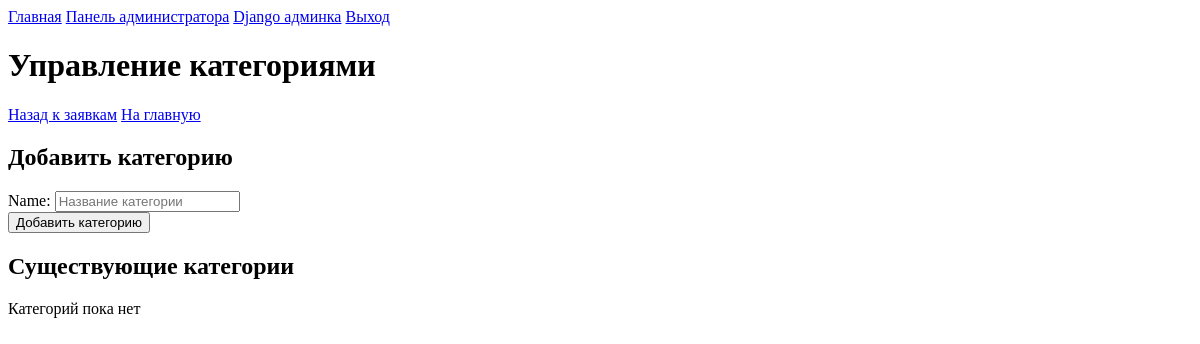
The page /catalog/admin/categories/ (signed in) on the database as committed earlier.
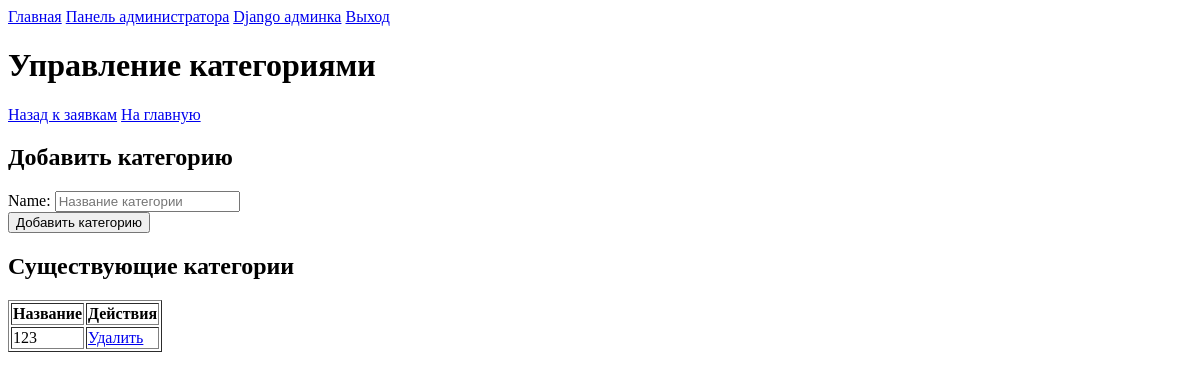
The same page on the database as committed later.
### design_app/models.py (models this page shows, shortened)
class Category(models.Model):
    name = models.CharField(max_length=100, unique=True)

### design_app/views.py (the view)
    def wrapper(request, *args, **kwargs):
        if not request.user.is_authenticated or not request.user.is_superuser:
            messages.error(request, 'Доступ запрещен')
            return redirect('index')
        return function(request, *args, **kwargs)

### design_app/forms.py
class CategoryForm(forms.ModelForm):
    class Meta:
        model = Category
        fields = ['name']
        widgets = {
            'name': forms.TextInput(attrs={'class': 'form-input', 'placeholder': 'Название категории'}),
        }

### design_app/views.py (called while the page is built)
def admin_required(function):
    def wrapper(request, *args, **kwargs):
        if not request.user.is_authenticated or not request.user.is_superuser:
            messages.error(request, 'Доступ запрещен')
            return redirect('index')
        return function(request, *args, **kwargs)
    return wrapper

@login_required
@admin_required
def manage_categories(request):
    categories = Category.objects.all().order_by('name')
    if request.method == 'POST':
        form = CategoryForm(request.POST)
        if form.is_valid():
            form.save()
            messages.success(request, 'Категория успешно создана')
            return redirect('manage_categories')
    else:
        form = CategoryForm()
    context = {
        'categories': categories,
        'form': form,
    }
    return render(request, 'admin/categories.html', context)

### templates/admin/categories.html (shortened to what this page needs)
{% extends 'base.html' %}
{% block content %}
<h1>Управление категориями</h1>
<nav>
    <a href="{% url 'admin_dashboard' %}">Назад к заявкам</a>
    <a href="{% url 'index' %}">На главную</a>
</nav>
<h2>Добавить категорию</h2>
<form method="post">
    {% for field in form %}
        <div>
            {{ field.label_tag }}
            {{ field }}
        </div>
    {% endfor %}
    <button type="submit">Добавить категорию</button>
</form>
<h2>Существующие категории</h2>
{% if categories %}
    <table border="1">
        <thead>
            <tr>
                <th>Название</th>
                <th>Действия</th>
            </tr>
        </thead>
        <tbody>
            {% for category in categories %}
            <tr>
                <td>{{ category.name }}</td>
                <td>
                    <a href="{% url 'delete_category' category.id %}">Удалить</a>
                </td>
            </tr>
            {% endfor %}
        </tbody>
    </table>
{% else %}
    <p>Категорий пока нет</p>
{% endif %}
{% endblock %}

Rows that differ between the two databases and show on the page:
added Category: name "123"
Other text that changed with them:
text no longer shown: "Категорий пока нет"
text now shown: "Название Действия"
